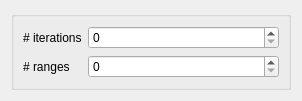
<?xml version="1.0" encoding="UTF-8"?>
<ui version="4.0">
 <class>Form</class>
 <widget class="QWidget" name="Form">
  <property name="geometry">
   <rect>
    <x>0</x>
    <y>0</y>
    <width>302</width>
    <height>97</height>
   </rect>
  </property>
  <property name="windowTitle">
   <string>Form</string>
  </property>
  <layout class="QVBoxLayout" name="verticalLayout">
   <item>
    <widget class="QGroupBox" name="groupbox">
     <layout class="QFormLayout" name="formLayout_2">
      <property name="fieldGrowthPolicy">
       <enum>QFormLayout::AllNonFixedFieldsGrow</enum>
      </property>
      <item row="0" column="0">
       <widget class="QLabel" name="n_iter_label">
        <property name="text">
         <string># iterations</string>
        </property>
       </widget>
      </item>
      <item row="0" column="1">
       <widget class="QSpinBox" name="n_iter_spin"/>
      </item>
      <item row="1" column="0">
       <widget class="QLabel" name="numOfRangesLabel">
        <property name="text">
         <string># ranges</string>
        </property>
       </widget>
      </item>
      <item row="1" column="1">
       <widget class="QSpinBox" name="numOfRangesSpinBox"/>
      </item>
     </layout>
    </widget>
   </item>
  </layout>
 </widget>
 <resources/>
 <connections/>
</ui>
